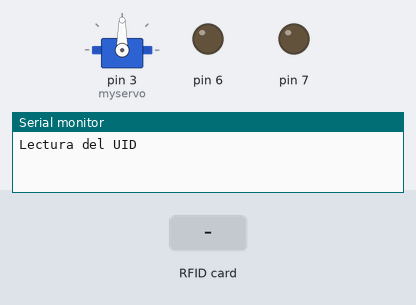
A sketch run on a simulated Arduino Uno, built with avr-gcc and run on an emulated ATmega328P. Parts: servo, output pins drawn as LEDs (lit = HIGH), the last lines printed to the serial monitor. Inputs (shaded band) come from the test bench. Pins used as bus, display or sensor lines are not drawn.

Above: at 0.06 s.
At 1.3 s:
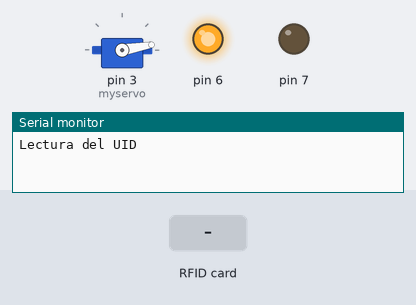
1.4 s: RFID card 5E 7A 19 C4 held to the reader
At 1.8 s:
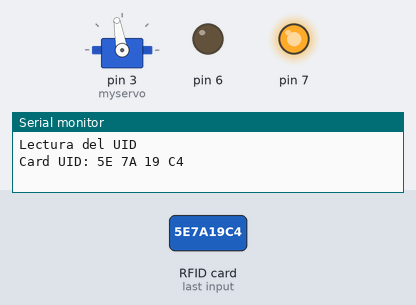
Timing chart, 0 to 5.9 s (numbered marks = the images above; inputs shaded):
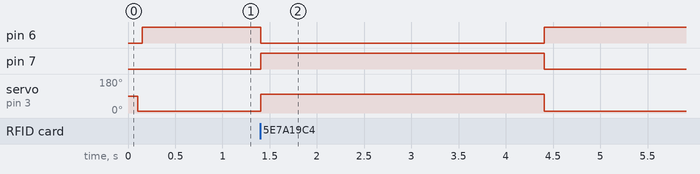

The sketch:

RFID_RC522-SERVO.ino
```cpp
/*
 * Initial Author: ryand1011 (https://github.com/ryand1011)
 *
 * Reads data written by a program such as "rfid_write_personal_data.ino"
 *
 * See: https://github.com/miguelbalboa/rfid/tree/master/examples/rfid_write_personal_data
 *
 * Uses MIFARE RFID card using RFID-RC522 reader
 * Uses MFRC522 - Library
 * -----------------------------------------------------------------------------------------
 *             MFRC522      Arduino       Arduino   Arduino    Arduino          Arduino
 *             Reader/PCD   Uno/101       Mega      Nano v3    Leonardo/Micro   Pro Micro
 * Signal      Pin          Pin           Pin       Pin        Pin              Pin
 * -----------------------------------------------------------------------------------------
 * RST/Reset   RST          9             5         D9         RESET/ICSP-5     RST
 * SPI SS      SDA(SS)      10            53        D10        10               10
 * SPI MOSI    MOSI         11 / ICSP-4   51        D11        ICSP-4           16
 * SPI MISO    MISO         12 / ICSP-1   50        D12        ICSP-1           14
 * SPI SCK     SCK          13 / ICSP-3   52        D13        ICSP-3           15
*/

#include <SPI.h>
#include <MFRC522.h>
#include <Servo.h>

#define RST_PIN  9    //Pin 9 para el reset del RC522
#define SS_PIN  10   //Pin 10 para el SS (SDA) del RC522
MFRC522 mfrc522(SS_PIN, RST_PIN); //Creamos el objeto para el RC522
Servo myservo;

void setup() {
  Serial.begin(9600); //Iniciamos la comunicación  serial
  SPI.begin();        //Iniciamos el Bus SPI
  mfrc522.PCD_Init(); // Iniciamos  el MFRC522
  Serial.println("Lectura del UID");
  myservo.attach(3);
  delay(50);
  myservo.write(10);
  delay(50);
  pinMode(6, OUTPUT);
  pinMode(7, OUTPUT);
  digitalWrite(7, LOW); //R
  digitalWrite(6, HIGH); //A
}

void loop() {
  // Revisamos si hay nuevas tarjetas  presentes
  if ( mfrc522.PICC_IsNewCardPresent())
        {
      //Seleccionamos una tarjeta
            if ( mfrc522.PICC_ReadCardSerial())
            {
                  // Enviamos serialemente su UID
                  Serial.print("Card UID:");
                  for (byte i = 0; i < mfrc522.uid.size; i++)
                  {
                          Serial.print(mfrc522.uid.uidByte[i] < 0x10 ? " 0" : " ");
                          Serial.print(mfrc522.uid.uidByte[i], HEX);
                  }
                  Serial.println();
                  // Terminamos la lectura de la tarjeta  actual
                  mfrc522.PICC_HaltA();
                  myservo.write(100);
                  digitalWrite(7, HIGH); //R
                  digitalWrite(6, LOW); //A
                  delay(3000);
                  myservo.write(10);
                  digitalWrite(7, LOW); //R
                  digitalWrite(6, HIGH); //A
                  delay(1000);
            }
  }
}
```

Measured:
- after the input at 1.4 s, pin 6: HIGH → LOW at once, → HIGH 3.0 s later; pin 7: LOW → HIGH at once, → LOW 3.0 s later; servo on pin 3 (myservo): 10° → 100° at once, → 10° 3.0 s later
